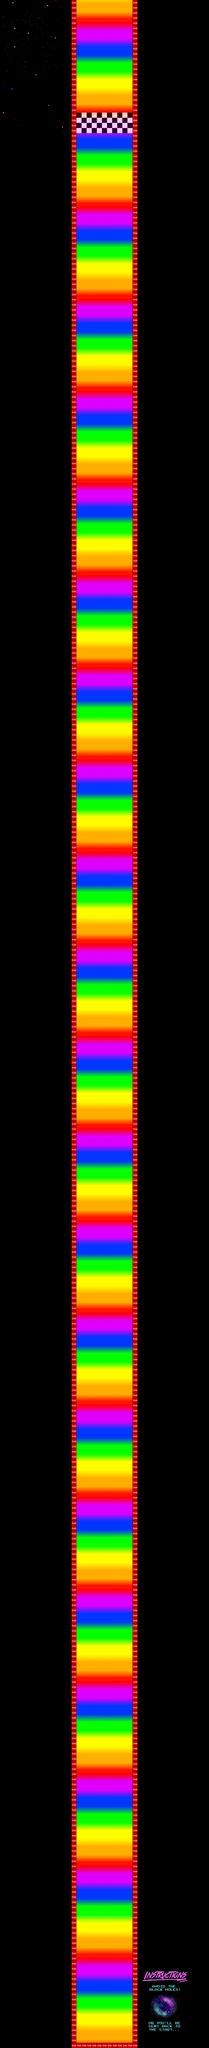

This game map was drawn from its Tiled (.tmx) file and the tilesets committed beside it. A one-line description and the trimmed map source follow:
An orthogonal 41x400 tile map with 32x32 px tiles, 4 tile layers (track, instructions, FinishLine, collision), 3 tilesets, 2 image layers and 13 objects (11x BlackHoleEntity, KartPlayer, TransitionEntity).

<map version="1.0" orientation="orthogonal" width="41" height="400" tilewidth="32" tileheight="32">
 <tileset firstgid="1" name="metatiles32x32" tilewidth="32" tileheight="32">
  <image source="../img/metatiles32x32.png" width="160" height="32" />
  <tile id="0">
   <properties>
    <property name="type" value="solid" />
   </properties>
  </tile>
 </tileset>
 <tileset firstgid="6" name="bonus" tilewidth="32" tileheight="32">
  <image source="../img/leveltiles/bonus.png" trans="ff00ff" width="192" height="128" />
 </tileset>
 <tileset firstgid="30" name="instructions_bonus" tilewidth="32" tileheight="32">
  <image source="../img/instructions_bonus.png" width="288" height="384" />
 </tileset>
 <imagelayer name="Parallax_BG" width="41" height="400">
  <image source="../img/stars_back.jpg" trans="0000ff" />
  <properties>
   <property name="ratio" value="0.25" />
  </properties>
 </imagelayer>
 <imagelayer name="Parallax_Overlay" width="41" height="400">
  <image source="../img/stars_overlay.png" trans="aa0000" />
  <properties>
   <property name="ratio" value="0.35" />
  </properties>
 </imagelayer>
 <layer name="track" width="41" height="400">
  <data>[16400 cells, 5200 non-empty, 22 distinct tile ids]</data>
 </layer>
 <layer name="instructions" width="41" height="400">
  <data>[16400 cells, 108 non-empty, 108 distinct tile ids]</data>
 </layer>
 <layer name="FinishLine" width="41" height="400">
  <data>[16400 cells, 44 non-empty, 2 distinct tile ids]</data>
 </layer>
 <objectgroup color="#ffffff" name="EnemyEntities" width="41" height="400">
  <object name="BlackHoleEntity" x="640" y="11904" width="160" height="160" />
  <object name="BlackHoleEntity" x="480" y="10496" width="160" height="160" />
  <object name="BlackHoleEntity" x="544" y="9408" width="160" height="160" />
  <object name="BlackHoleEntity" x="672" y="8320" width="160" height="160" />
  <object name="BlackHoleEntity" x="480" y="7232" width="160" height="160" />
  <object name="BlackHoleEntity" x="608" y="6336" width="160" height="160" />
  <object name="BlackHoleEntity" x="672" y="5472" width="160" height="160" />
  <object name="BlackHoleEntity" x="544" y="4512" width="160" height="160" />
  <object name="BlackHoleEntity" x="608" y="3552" width="160" height="160" />
  <object name="BlackHoleEntity" x="480" y="2528" width="160" height="160" />
  <object name="BlackHoleEntity" x="640" y="1536" width="160" height="160" />
 </objectgroup>
 <objectgroup color="#0055ff" name="PlayerEntity" width="41" height="400">
  <object name="KartPlayer" x="608" y="12576" width="96" height="192" />
 </objectgroup>
 <objectgroup color="#ff00ff" name="TransitionEntity" width="41" height="400">
  <object name="TransitionEntity" x="480" y="608" width="352" height="32">
   <properties>
    <property name="id" value="7" />
    <property name="image" value="trans" />
    <property name="spritewidth" value="352" />
   </properties>
  </object>
 </objectgroup>
 <layer name="collision" width="41" height="400">
  <data>[16400 cells, 811 non-empty, 1 distinct tile ids]</data>
 </layer>
</map>
